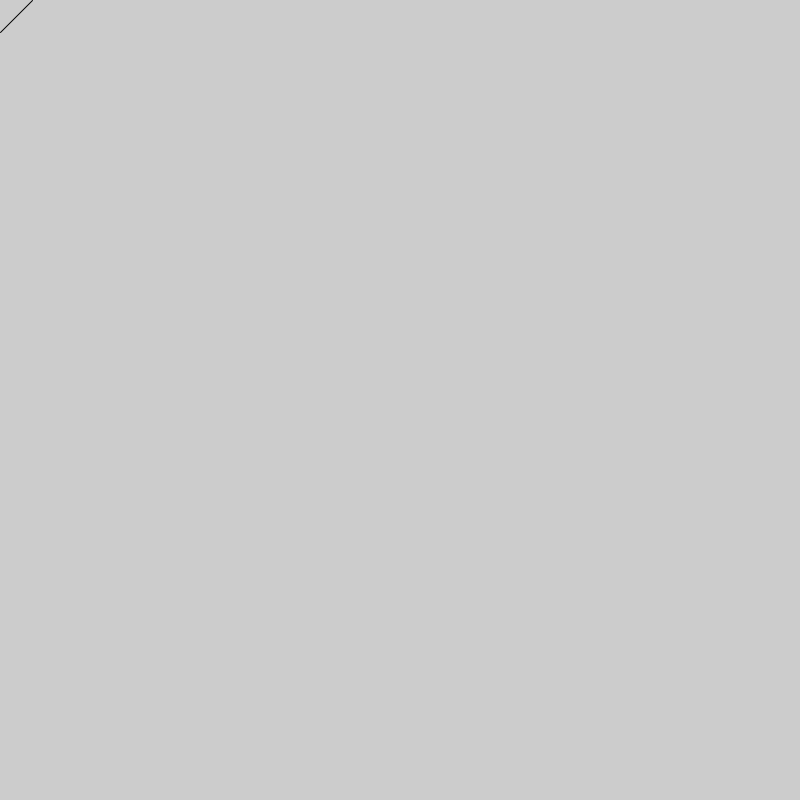
Frame 1 (no input)
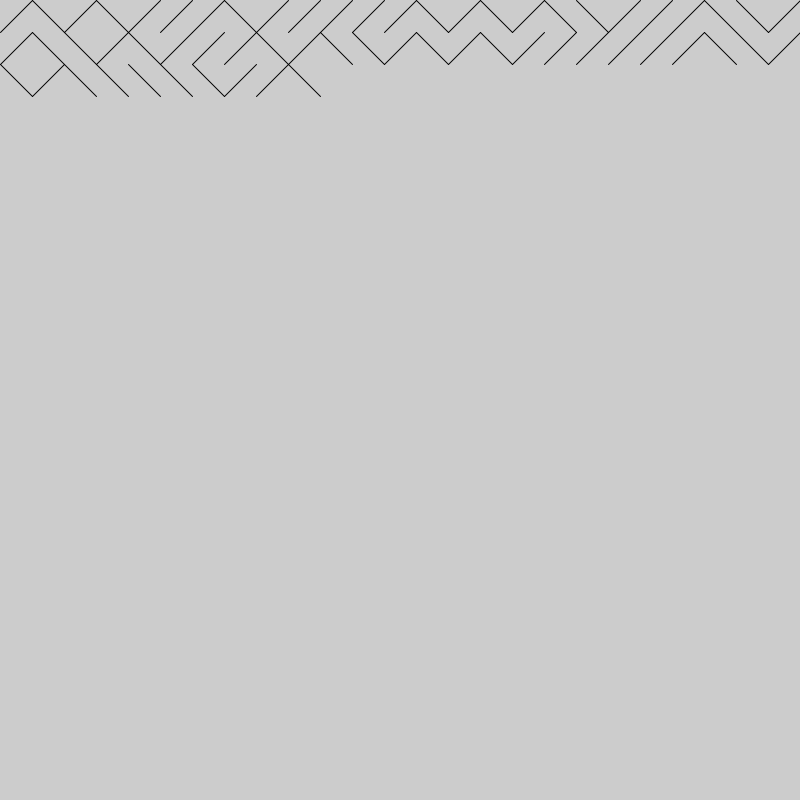
Frame 60 (the mouse pressed at the canvas centre just before this capture)
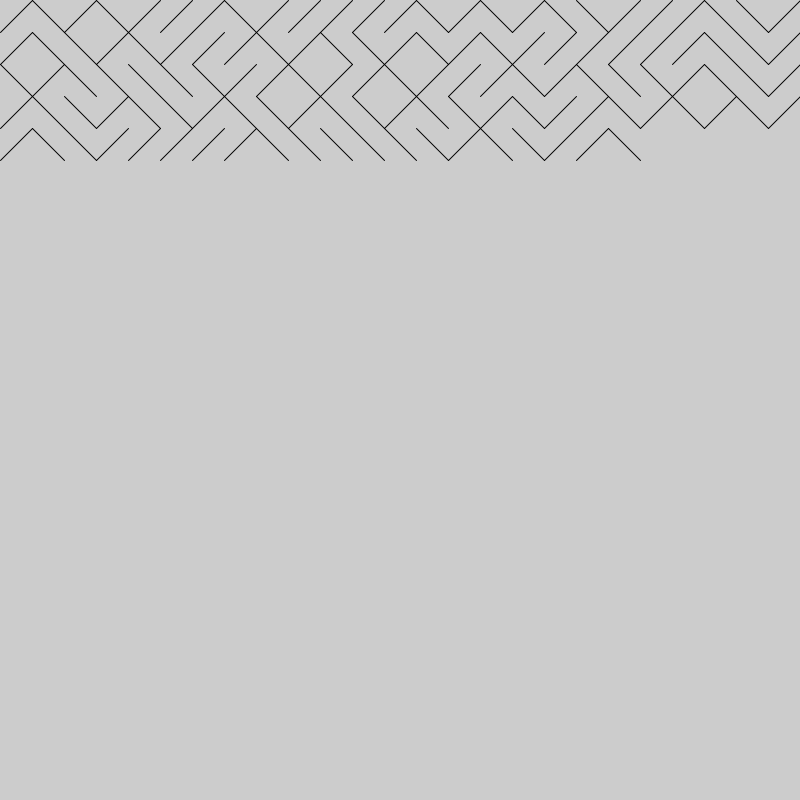
Frame 120 (the mouse held since frame 60 and released just before this capture)

The Processing sketch that drew these frames (run headless with seeded random() and noise(); from frame 60 on, the mouse is pressed at the canvas centre):

// Processing sketch: Print_challange_vol_1
// ── Print_challange_vol_1.pde
int r ;
int dx, dy;

void setup()
{
  frameRate(1000);
  size(800, 800);
  r = (int)random(0,50) ;
  
  dx = 0;//(int)random(0, 1400);
  dy = 0;//(int)random(0,400);
 
}

void draw()
{
  
  int los = (int)random(0,101);
  if( los > 50)
  {
  int cr = (int)random(0,256);
  int cg = (int)random(0,256);
  int cb = (int)random(0,256);
  fill(cr, cg, cb);
  line(0+dx, 0+dy, r+dx, r+dy);
  } 
  else {
  
  line(r+dx, 0+dy, 0+dx, r+dy);
  }
  dx = dx + r;
  
  if( dx >= width)
  {
    dx = 0;
    dy = dy +r;
  }
  /*if( dy >= height)
  {
    dy =0;
    dx =dx +r;
  }*/
  
}
